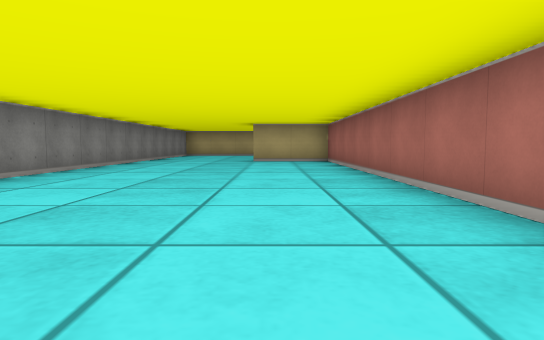
[1] (above)

21 first-person views from a walk through a cub3D maze. The camera is about half as high as the walls, tilts 4° down and sees 75° across. The floor is counted in squares. Each view is taken from the middle of a square. On the plan, view 1 faces up. The plan holds only what a view shows up to about 9 squares ahead; the rest is blank.

[2]
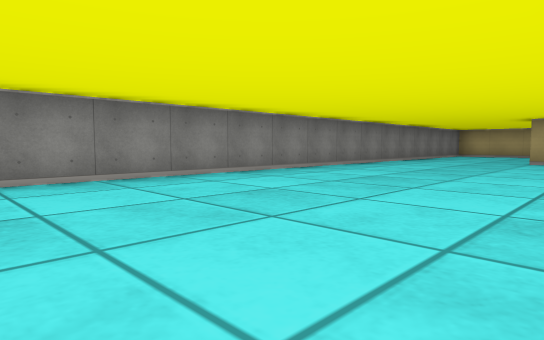

[3]
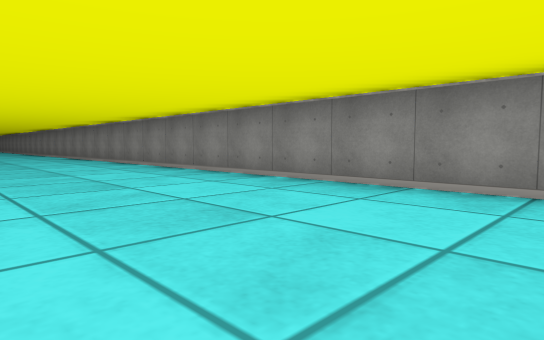

[4]
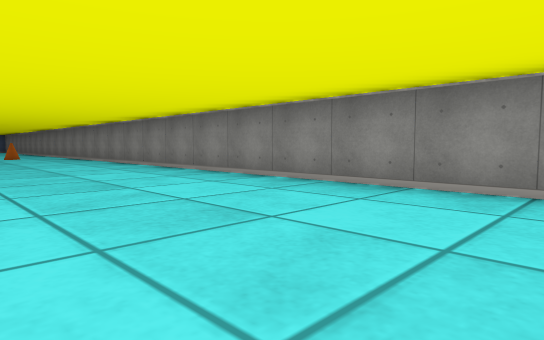

[5]
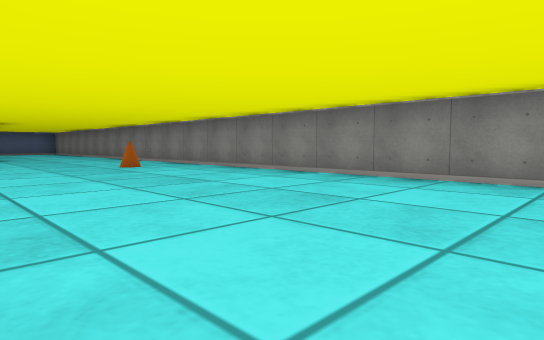

[6]
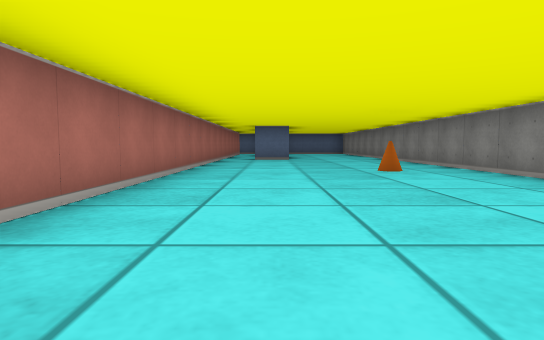

[7]
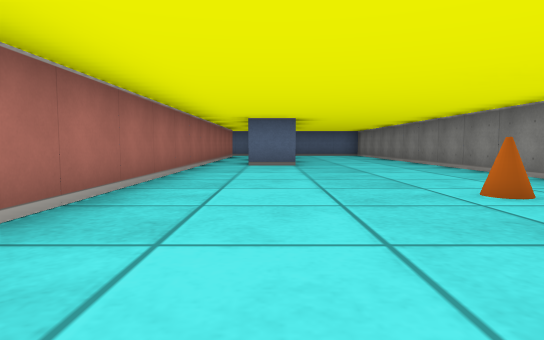

[8]
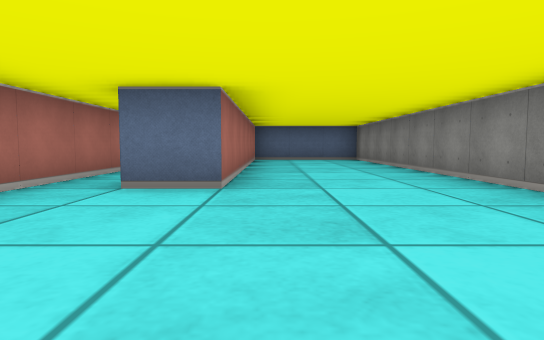

[9]
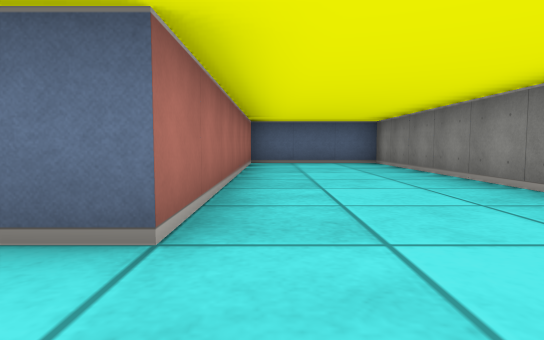

[10]
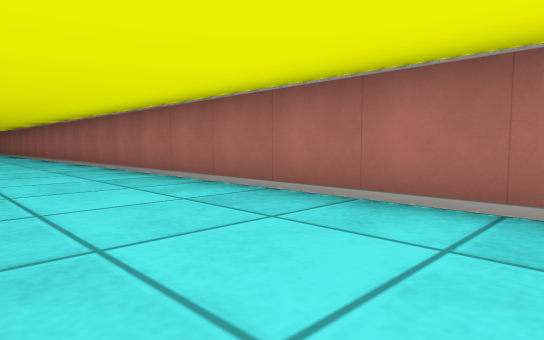

[11]
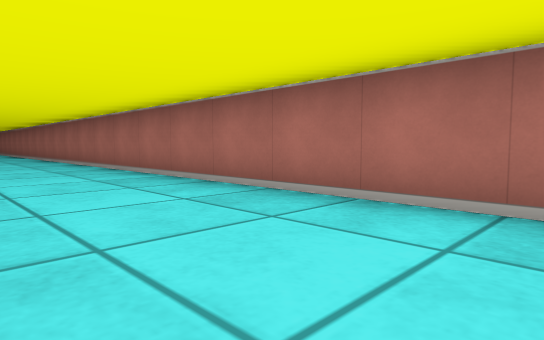

[12]
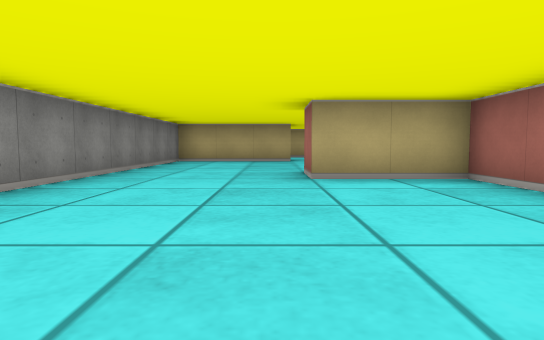

[13]
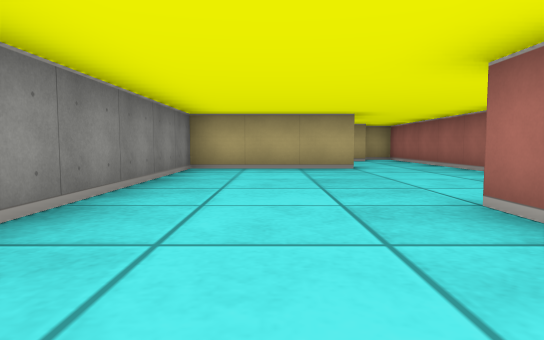

[14]
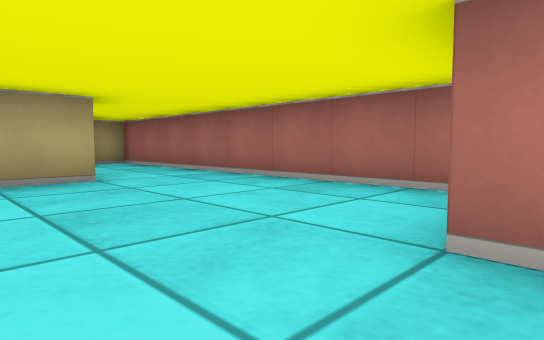

[15]
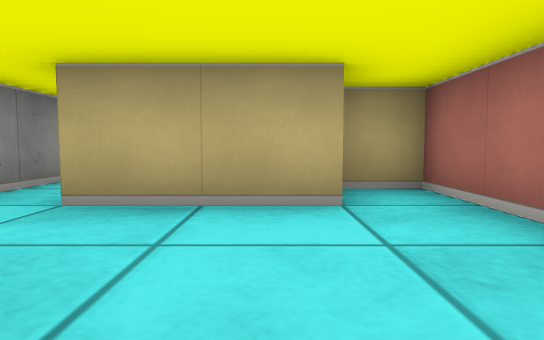

[16]
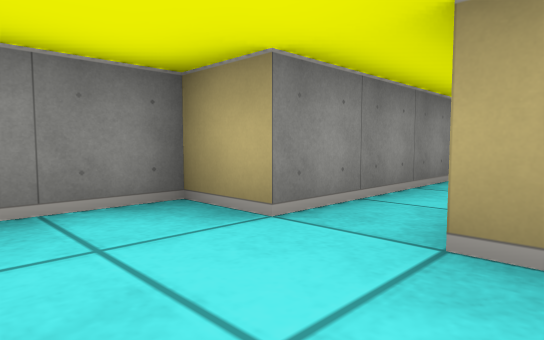

[17]
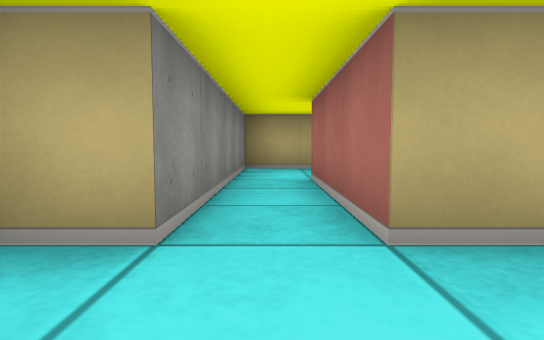

[18]
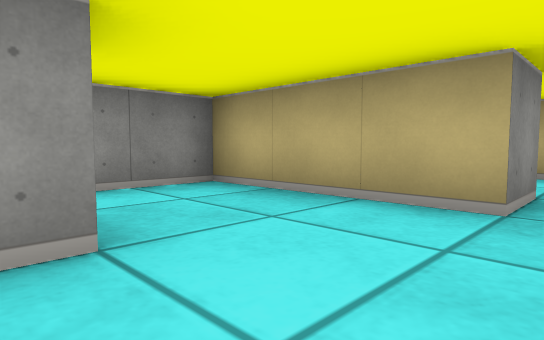

[19]
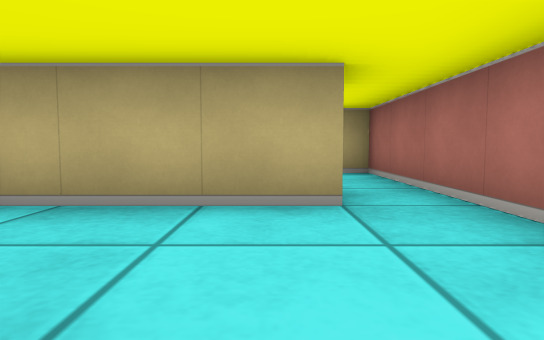

[20]
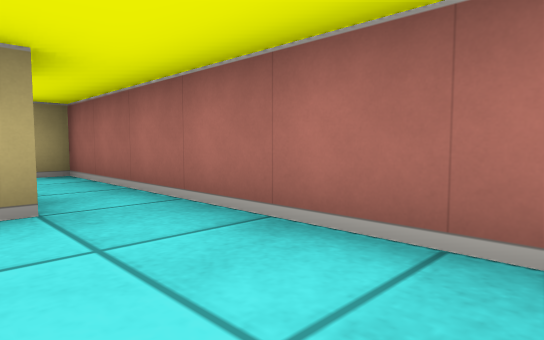

[21]
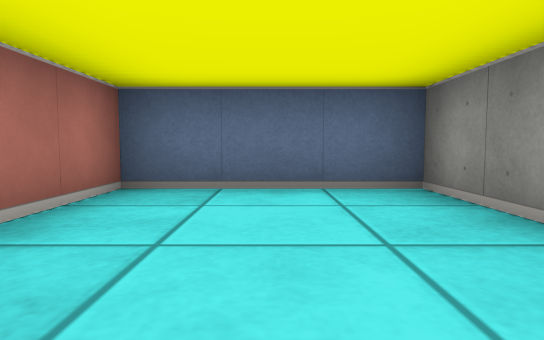

### Floor plan
Ten units are one square. View 1 is at (0, 0); x grows to the right and y downward. Boxes are objects, and circles mark ways between rooms. Rooms are numbered by the first view taken in them; rooms with no view inside come last. Other rooms are left out.
<svg viewBox="-40 -235 60 505">
<path fill="none" stroke="#000" d="M15 -19 15 -95 -5 -95 -5 -105M15 219 15 -2M15 -111 15 -146M-4 -145 -35 -145 -35 265 -5 265 -5 195 5 195M6 -175 -15 -175M15 -146 15 -185 6 -185M-25 -175 -35 -175 -35 -162M-5 -206 -5 -201M5 -225 -25 -225 -25 -175M15 -201 15 -226M-15 -175 -15 -205"/>
<rect x="-25" y="145" width="10" height="10" fill="#bbb"><title>cone</title></rect>
<circle cx="5" cy="-150" r="3" fill="#2a7"/>
<circle cx="-10" cy="-165" r="3" fill="#2a7"/>
<circle cx="-20" cy="-180" r="3" fill="#2a7"/>
<text x="-10" y="60">1</text>
<text x="0" y="-160">2</text>
<text x="-30" y="-170">3</text>
<text x="-10" y="-210">4</text>
</svg>
Room 1 opens to room 2. Room 2 opens to room 3. Room 3 opens to room 4.

Where each view was taken, in squares from view 1:
view 1: 0 up, 0 right, facing up
view 2: 0 up, 1 right, facing up-left
view 3: 4 up, 0 right, facing down-left
view 4: 2 down, 0 right, facing down-left
view 5: 8 down, 1 right, facing down-left
view 6: 9 down, 0 right, facing down
view 7: 12 down, 0 right, facing down
view 8: 16 down, 1 left, facing down
view 9: 18 down, 1 left, facing down
view 10: 14 down, 1 left, facing up-right
view 11: 10 down, 1 left, facing up-right
view 12: 5 up, 1 left, facing up
view 13: 8 up, 2 left, facing up
view 14: 10 up, 2 left, facing up-right
view 15: 15 up, 0 right, facing up
view 16: 16 up, 1 left, facing up-left
view 17: 16 up, 2 left, facing up
view 18: 20 up, 1 right, facing up-left
view 19: 20 up, 0 right, facing up
view 20: 20 up, 0 right, facing up-right
view 21: 23 down, 2 left, facing down
